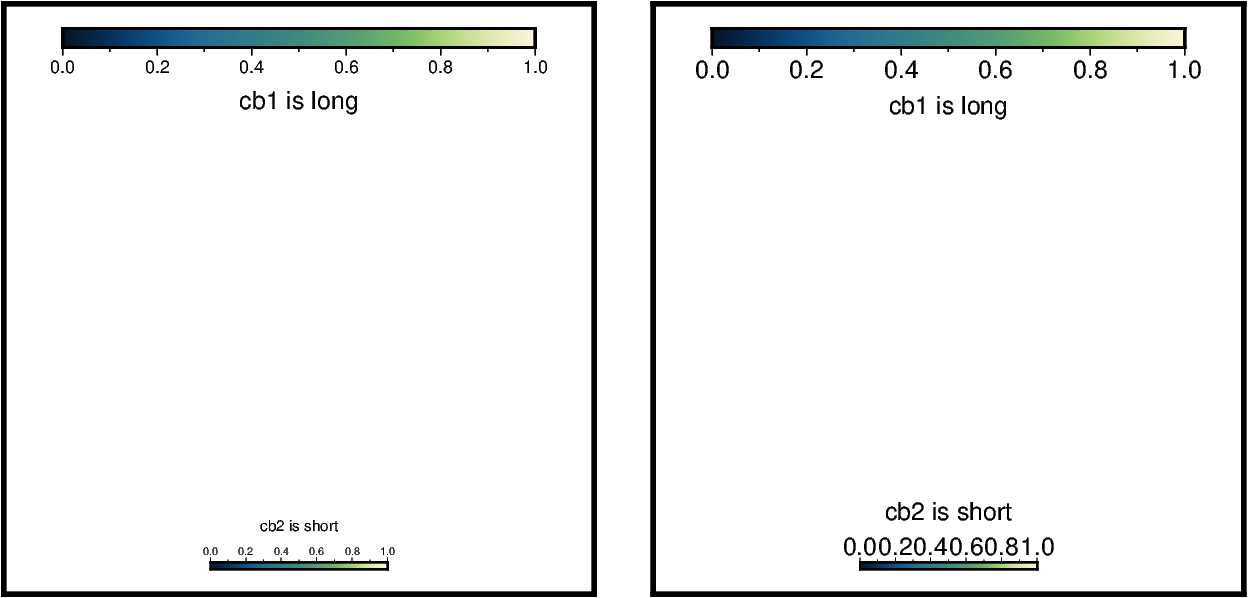

This chart was generated by the following Python code:
# #############################################################################
# Adjust the font size of a colorbar in GMT 6.5
# - Revert the auto-scaling relatively to the colorbar width
# - For background on this change see the upstream GMT pull request 6802 at
#   https://github.com/GenericMappingTools/gmt/pull/6802
# -----------------------------------------------------------------------------
# History
# - Created: 2024/11/26
# - Updated: 2025/08/26 - add annotations
# -----------------------------------------------------------------------------
# Versions
# - PyGMT v0.16.0 -> https://www.pygmt.org/v0.16.0/ | https://www.pygmt.org/
# - GMT 6.5.0 -> https://www.generic-mapping-tools.org/
# -----------------------------------------------------------------------------
# Contact
# - Author: Yvonne Fröhlich
# - ORCID: https://orcid.org/0000-0002-8566-0619
# - GitHub: https://github.com/yvonnefroehlich/gmt-pygmt-plotting
# #############################################################################


import pygmt
import numpy as np

plot_size = 5
font_size = 7

cb1_width = 4
cb2_width = 2
cb1_label = "cb1 is long"
cb2_label = "cb2 is short"

# -----------------------------------------------------------------------------
def scale_cb_font(cb_width):
    scale_factor = 1 / 15  # scale factor used in GMT 6.5
    font_scaling = np.sqrt(cb_width * scale_factor)
    return font_scaling
# -----------------------------------------------------------------------------

fig = pygmt.Figure()

# Left
pygmt.config(FONT=font_size)
fig.basemap(region=[-plot_size, plot_size] * 2, projection=f"X{plot_size}c", frame=1)

fig.colorbar(cmap="navia", position=f"jTC+w{cb1_width}c+h", frame=f"x+l{cb1_label}")
fig.colorbar(cmap="navia", position=f"jBC+w{cb2_width}c+h", frame=f"x+l{cb2_label}")

fig.shift_origin(xshift="6c")

# Right
with pygmt.config(FONT=font_size):
    fig.basemap(region=[-plot_size, plot_size] * 2, projection=f"X{plot_size}c", frame=1)

font_scaling1 = scale_cb_font(cb1_width)
with pygmt.config(FONT=f"{font_size / font_scaling1}"):
    fig.colorbar(cmap="navia", position=f"jTC+w{cb1_width}c+h", frame=f"x+l{cb1_label}")
font_scaling2 = scale_cb_font(cb2_width)
with pygmt.config(FONT=f"{font_size / font_scaling2}"):
    fig.colorbar(cmap="navia", position=f"jBC+w{cb2_width}c+h", frame=f"x+l{cb2_label}")

fig.show()
fig.savefig(fname="cb_font_scaling.png")
